Frame 1 (no input): blank canvas, image omitted
Frame 60 (the mouse pressed at the canvas centre just before this capture): blank canvas, image omitted
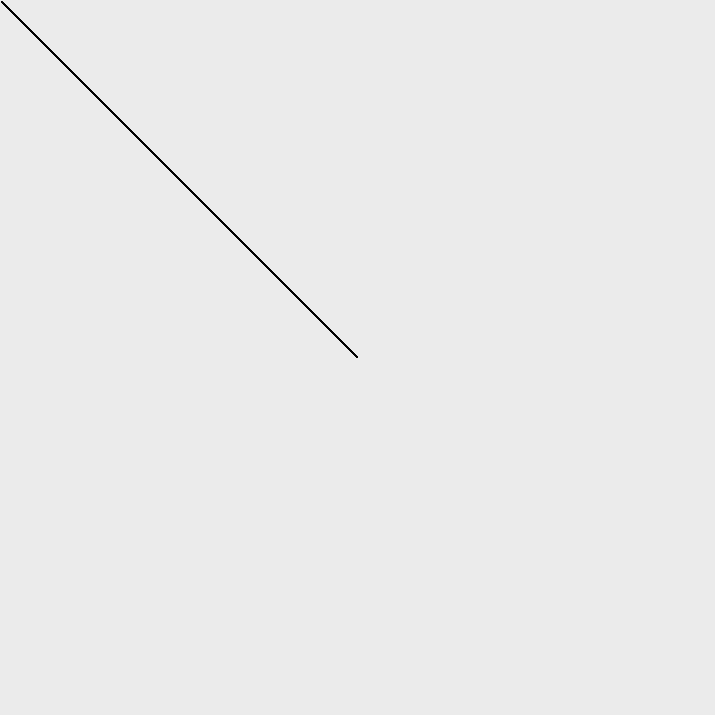
Frame 120 (the mouse held since frame 60 and released just before this capture)

The Processing sketch whose frames 1 and 60 were blank and that drew this single picture after the mouse press (run headless with seeded random() and noise(); from frame 60 on, the mouse is pressed at the canvas centre):

// Processing sketch: processing_11328
// ── processing_11328.pde

int savedTime1;
int savedTime2;
int totalTime1 = 5;
int totalTime2 = 50;
float dia = 1;
float inner = 255;
float twoAlpha = 0;

void setup()   {
  size(715, 715);
  background(235);
  smooth();
  strokeWeight(1);
  frameRate(60);
  savedTime1 = millis();
  savedTime2 = millis();
}
    
    void draw()   {
      color lineColor1 = color(20, 20, 150);
      color lineColor2 = color(random(-20, 20), 150+random(0, 100), random(-20, 20));
      float littleSize = random(5, 25) + abs(pmouseX - mouseX);
       int posX = mouseX;
       int posY = mouseY;
  
  if (mousePressed == true)   {
     int passedTime1 = millis() - savedTime1;
     int passedTime2 = millis() - savedTime2;
     if (passedTime1 > totalTime1)  {
        noFill();
      stroke(0, inner);
      line(posX, posY, dia, dia);      
      dia = dia * 1.05;
      inner = inner - 10;
      if (inner <= 50)  {
        inner = inner * 3;
      }
      
   savedTime1 = millis();
     }
     
     
     if (passedTime2 > totalTime2)  {
     stroke(0, twoAlpha);
       // noStroke();
      // fill(0, random(10, 75));
      line(mouseX + random(-200, 600), mouseY + random(-200, 400), littleSize, littleSize);      
    savedTime2 = millis();
    
     }           
   }
 }
    
   
    
    void mouseReleased()   {
      dia = 1;
      inner = 255;
    }
    
    
void keyPressed()   {
    if (key == 'z')  {
       background(235);
    }
    
    if (key == 'a')  {
       twoAlpha = random(0, 100);
    }
     if (key == 's')  {
       twoAlpha = 0;
    }
    
  }
    
  
